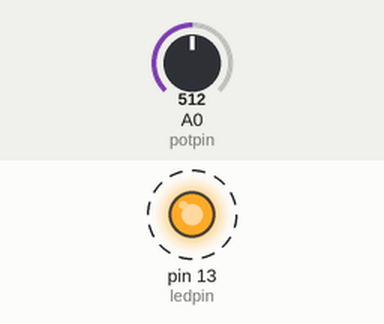
Simulated run of this sketch. Board: Arduino Uno, built with avr-gcc and run on an emulated ATmega328P. Shown: output pins drawn as LEDs (lit = HIGH). Dashed ring = blinking. The inputs (shaded band) are chosen by the test bench; at power-on: A0 (potpin) = 512.

Above: at 1.2 s.
1.3 s: A0 (potpin) set to 1023
At 2.98 s:
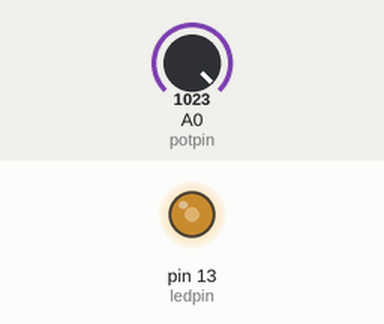
4.3 s: A0 (potpin) set to 996
At 5.4 s:
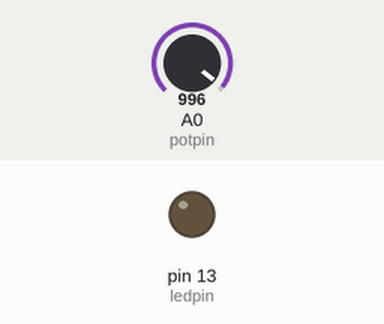
Timing chart, 0 to 34.2 s (numbered marks = the images above; inputs shaded):
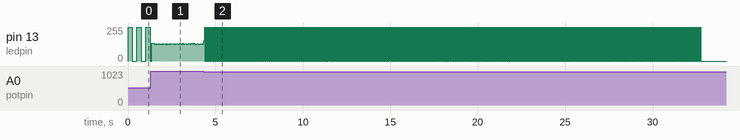

The sketch:

PotentiometerBlinkingRate.ino
```cpp
int potpin = A0;
int ledpin = 13;
int val;
int lastChange; // the time of changing pin state
int state = HIGH;

void setup()
{
 pinMode(ledpin, OUTPUT);
 lastChange = millis();  // ledpin state changed NOW
 digitalWrite(ledpin, state);
}

void loop()
{
 val = map(analogRead(potpin), 0, 1023, 500, 5);  // read the value every time
 if (lastChange + val <= millis())
 {
      state = !state; // invert led's state
      lastChange = millis();  // ledpin state changed NOW
      digitalWrite(ledpin, state);
 }
 // you can add other functionality here ...
}
```

Measured:
- the behaviour switches between 1007 and 1006 on A0 (potpin) (found by bisection; images 1 and 2)
- by itself, pin 13 (ledpin): repeats every 0.04 s: 255/255 0.02 s, 0/255 0.02 s, until it stays 0/255 from 32.8 s
